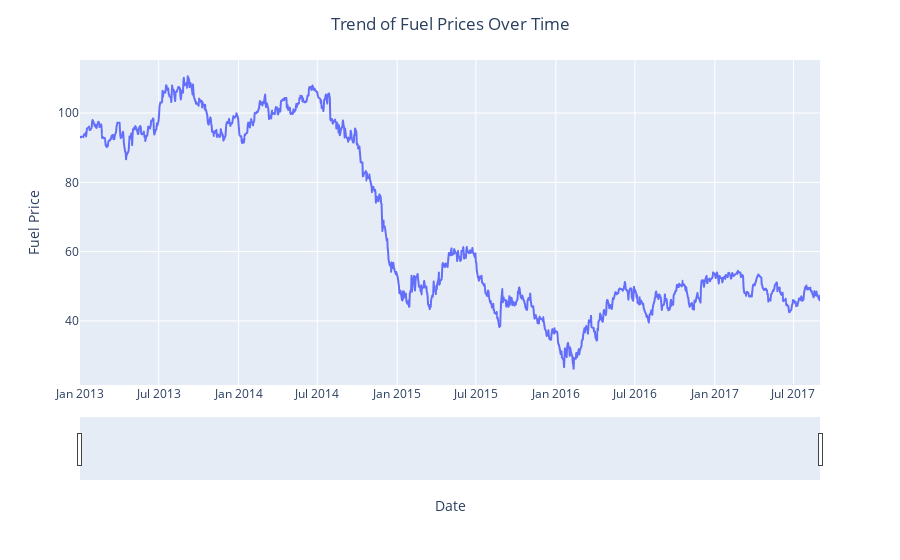

Notebook cell for this chart:
### Code cell
fig = px.line(fuel_df, x='date', y='dcoilwtico')
fig.update_layout(title = 'Trend of Fuel Prices Over Time', title_x=0.5, xaxis_title = 'Date', yaxis_title = 'Fuel Price')
fig.update_xaxes(rangeslider_visible=True)
fig.show()

### Figure 1 — Plotly figure (JSON) as saved in the notebook; plotly's stock layout.template omitted (floating-point values rounded to 4 significant figures; data arrays with more than 128 entries replaced by an {"elided": "..."} marker saying what was removed)
{"data": [{"hovertemplate": "date=%{x}<br>dcoilwtico=%{y}<extra></extra>", "legendgroup": "", "line": {"color": "#636efa", "dash": "solid"}, "marker": {"symbol": "circle"}, "mode": "lines", "name": "", "showlegend": false, "type": "scattergl", "x": {"elided": "1218 str values"}, "xaxis": "x", "y": {"elided": "1218 float values"}, "yaxis": "y"}], "layout": {"legend": {"tracegroupgap": 0}, "margin": {"t": 60}, "title": {"text": "Trend of Fuel Prices Over Time", "x": 0.5}, "xaxis": {"anchor": "y", "domain": [0, 1], "rangeslider": {"visible": true}, "title": {"text": "Date"}}, "yaxis": {"anchor": "x", "domain": [0, 1], "title": {"text": "Fuel Price"}}}}
